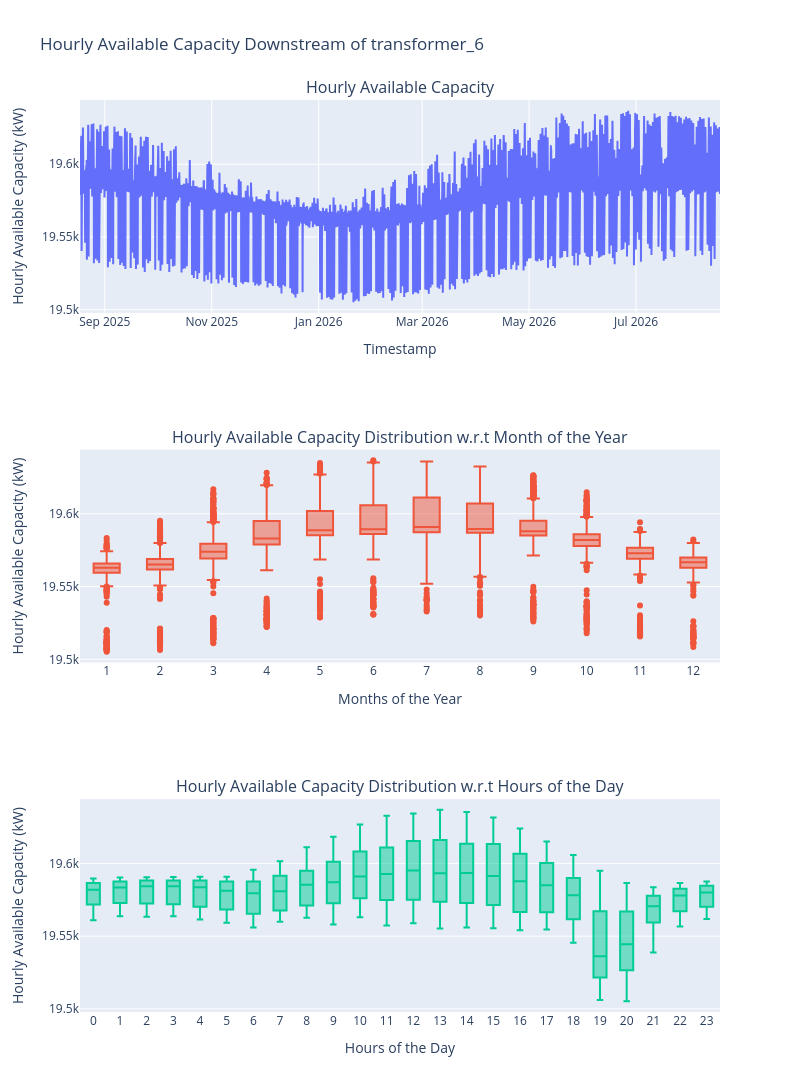

The cell this chart's notebook holds for it:
### Markdown cell above
### Visualization
#### Available Hourly Capacity
Plot the available hourly capacity downstream from the transformer and its distribution with respect to months of the year and hours of the day.

### Code cell
# Display the hourly available capacity and monthly variations.
plot_available_capacity(df_transformer_load)

### Figure 1 — Plotly figure (JSON) as saved in the notebook; plotly's stock layout.template omitted (floating-point values rounded to 4 significant figures; data arrays with more than 128 entries replaced by an {"elided": "..."} marker saying what was removed)
{"data": [{"showlegend": false, "type": "scatter", "x": {"elided": "8761 str values"}, "xaxis": "x", "y": {"elided": "8761 float values"}, "yaxis": "y"}, {"showlegend": false, "type": "box", "x": {"elided": "8761 int values"}, "xaxis": "x2", "y": {"elided": "8761 float values"}, "yaxis": "y2"}, {"showlegend": false, "type": "box", "x": {"elided": "8761 int values"}, "xaxis": "x3", "y": {"elided": "8761 float values"}, "yaxis": "y3"}], "layout": {"annotations": [{"font": {"size": 16}, "showarrow": false, "text": "Hourly Available Capacity", "x": 0.5, "xanchor": "center", "xref": "paper", "y": 1.0, "yanchor": "bottom", "yref": "paper"}, {"font": {"size": 16}, "showarrow": false, "text": "Hourly Available Capacity Distribution w.r.t Month of the Year", "x": 0.5, "xanchor": "center", "xref": "paper", "y": 0.6167, "yanchor": "bottom", "yref": "paper"}, {"font": {"size": 16}, "showarrow": false, "text": "Hourly Available Capacity Distribution w.r.t Hours of the Day", "x": 0.5, "xanchor": "center", "xref": "paper", "y": 0.2333, "yanchor": "bottom", "yref": "paper"}], "height": 1200, "title": {"text": "Hourly Available Capacity Downstream of transformer_6"}, "width": 800, "xaxis": {"anchor": "y", "domain": [0.0, 1.0], "title": {"text": "Timestamp"}}, "xaxis2": {"anchor": "y2", "domain": [0.0, 1.0], "dtick": 1, "tick0": 1, "title": {"text": "Months of the Year "}}, "xaxis3": {"anchor": "y3", "domain": [0.0, 1.0], "dtick": 1, "tick0": 1, "title": {"text": "Hours of the Day"}}, "yaxis": {"anchor": "x", "domain": [0.7667, 1.0], "title": {"text": "Hourly Available Capacity (kW)"}}, "yaxis2": {"anchor": "x2", "domain": [0.3833, 0.6167], "title": {"text": "Hourly Available Capacity (kW)"}}, "yaxis3": {"anchor": "x3", "domain": [0.0, 0.2333], "title": {"text": "Hourly Available Capacity (kW)"}}}}
